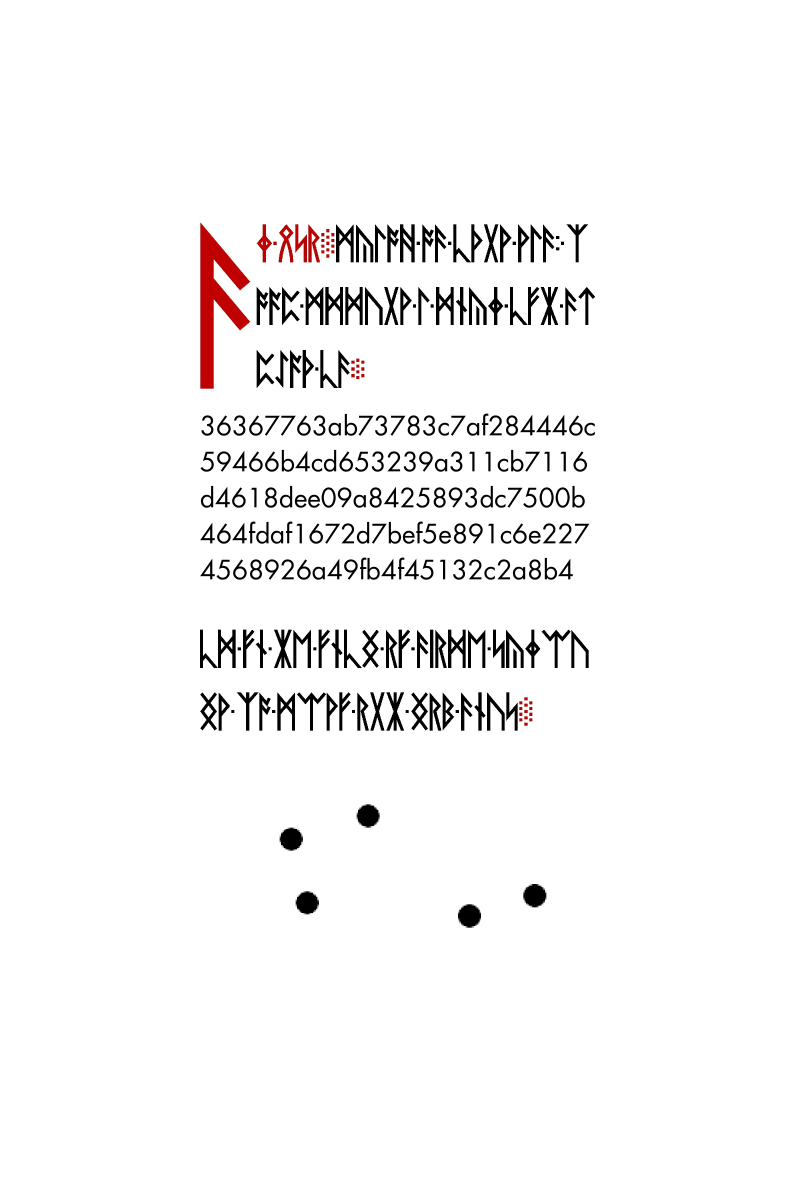
#> input picture resources/liber-primus/73.jpg, 2400 x 3600 px (shown at 1/3 size)
$ python lp2_p56_fivedot_hex_projection_sft.py
#> lines starting #> are read from the running program, lines starting #| are printed output that depends on the picture; after the words box and inside, x2 and y2 are one past the last pixel; in counts of white or black regions, pixels touching at a corner belong together
"""Original LP2 p56 black-dot-to-hex-column selector capacity (Python SFT).

Operates on 73.jpg original physical p56. Windows-compatible; no writes.
Pillow and SciPy are the same conventional libraries used by image-source
investigations elsewhere in the repository.
"""
from pathlib import Path

import numpy as np
from PIL import Image
from scipy import ndimage

ROOT = Path(__file__).resolve().parent.parent
IMAGE = ROOT / "resources" / "liber-primus" / "73.jpg"
a = np.asarray(Image.open(IMAGE).convert("L"))

# Five genuine printed hex lines with black-ink glyph runs.
hash_row_y = [(1235, 1315), (1340, 1425), (1445, 1535),
              (1550, 1645), (1660, 1745)]
runs = []
for y0, y1 in hash_row_y:
    ink = (a[y0:y1, 575:1820] < 128).any(axis=0)
    starts = np.flatnonzero(ink & ~np.pad(ink[:-1], (1, 0)))
    ends = np.flatnonzero(ink & ~np.pad(ink[1:], (0, 1)))
    runs.append([(int(s + 575), int(e + 575)) for s, e in zip(starts, ends)])
#> after the loop, runs = 5 items
assert [len(row) for row in runs] == [26, 25, 25, 27, 24]

# The five large original black dots beneath the terminal hex digest.
roi = a[2350:2850, 700:1900] < 130
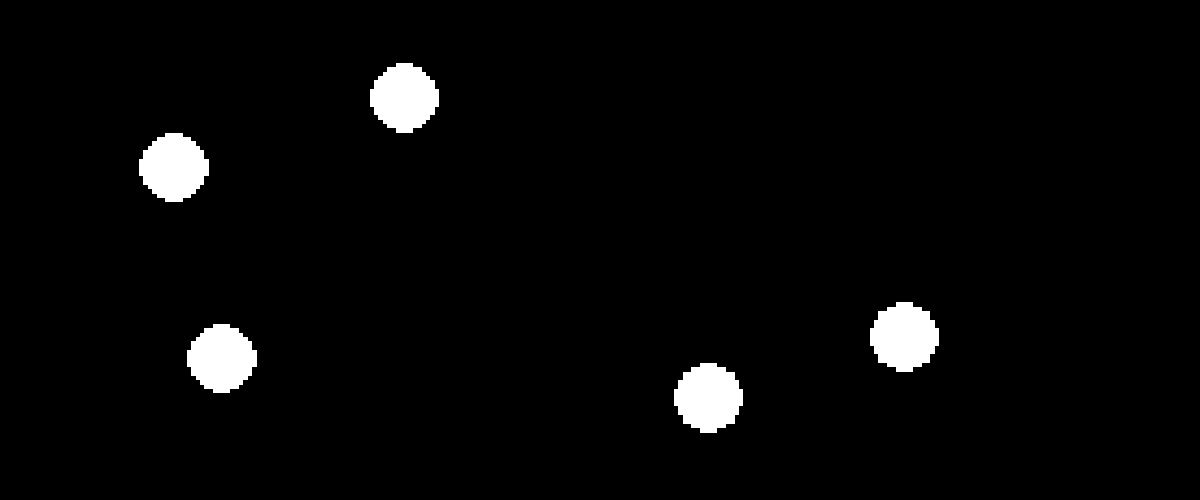
#> roi: shape (500, 1200) bool; 3% white; 5 white regions, box (x1, y1, x2, y2) and area: (674, 363, 743, 433) 3623, (870, 302, 939, 372) 3604, (139, 133, 209, 202) 3560, (370, 63, 439, 133) 3559, (187, 324, 257, 393) 3542
labels, _ = ndimage.label(roi, structure=np.ones((3, 3), dtype=np.uint8))
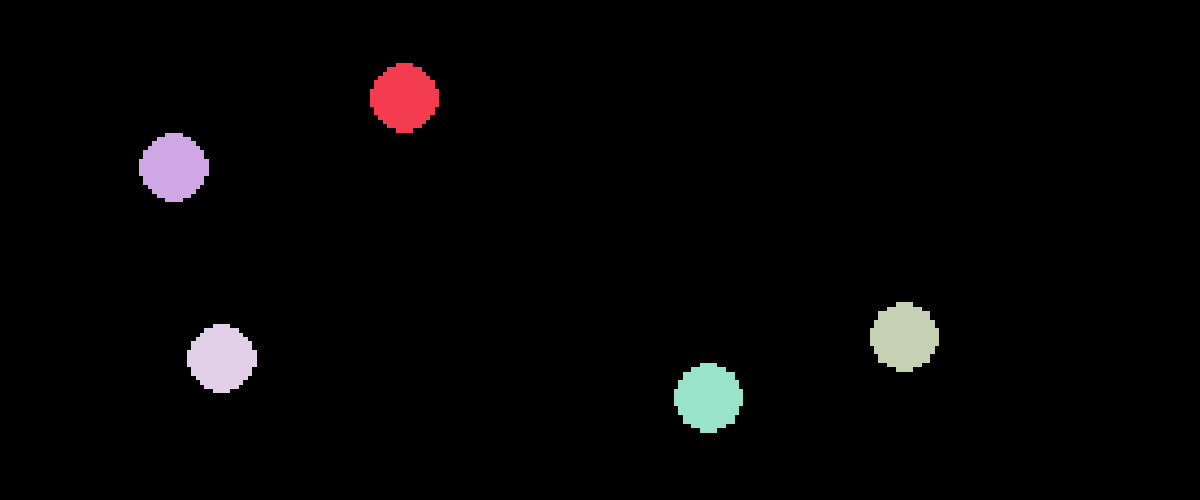
#> labels: shape (500, 1200) int32; 6 distinct labels, from 0 to 5; one colour per label, 0 black
dots = []
for i, slc in enumerate(ndimage.find_objects(labels), 1):
    if slc is None:
        continue
    mask = labels[slc] == i
    area = int(mask.sum())
    if not 150 < area < 4000:
        continue
    ys, xs = np.where(mask)
    dots.append({
        "x": float(xs.mean() + slc[1].start + 700),
        "y": float(ys.mean() + slc[0].start + 2350),
        "xmin": int(xs.min() + slc[1].start + 700),
        "xmax": int(xs.max() + slc[1].start + 700),
        "area": area
    })
#> this loop made 5 passes
#> area on passes 1 to 5: 3559, 3560, 3604, 3542, 3623
#> pass 1, `mask = labels[slc] == i`:
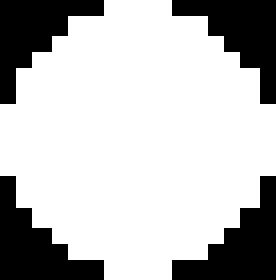
#> mask: shape (70, 69) bool (shown 4 times larger); 73.7% white; 4 black regions, box (x1, y1, x2, y2) and area: (43, 44, 69, 70) 327, (0, 44, 26, 70) 322, (43, 0, 69, 26) 313, (0, 0, 26, 26) 309
#> pass 2, `mask = labels[slc] == i`:
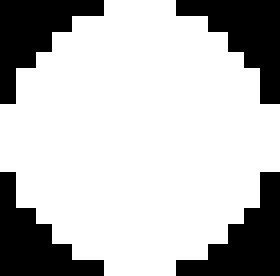
#> mask: shape (69, 70) bool (shown 4 times larger); 73.7% white; 4 black regions, box (x1, y1, x2, y2) and area: (44, 0, 70, 26) 322, (44, 43, 70, 69) 322, (0, 0, 26, 26) 313, (0, 43, 26, 69) 313
#> pass 3, `mask = labels[slc] == i`:
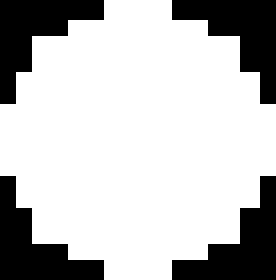
#> mask: shape (70, 69) bool (shown 4 times larger); 74.6% white; 4 black regions, box (x1, y1, x2, y2) and area: (43, 0, 69, 26) 311, (43, 44, 69, 70) 311, (0, 0, 26, 26) 302, (0, 44, 26, 70) 302
#> after the loop:
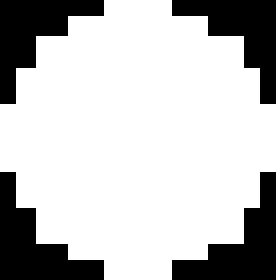
#> mask: shape (70, 69) bool (shown 4 times larger); 75% white; 4 black regions, box (x1, y1, x2, y2) and area: (0, 43, 26, 70) 315, (43, 43, 69, 70) 306, (0, 0, 26, 26) 297, (43, 0, 69, 26) 289
#> after the loop, dots = 5 items
assert len(dots) == 5
dots.sort(key=lambda dot: dot["x"])
assert [round(d["x"]) for d in dots] == [873, 921, 1104, 1408, 1604]
assert [d["area"] for d in dots] == [3560, 3542, 3559, 3623, 3604]

for order in ("x", "y"):
    ordered = sorted(dots, key=lambda dot: dot[order])
    candidate_counts = [
        sum(right >= dot["xmin"] and left <= dot["xmax"]
            for left, right in hash_row)
        for dot, hash_row in zip(ordered, runs)
    ]
    expected = [2, 2, 2, 2, 3] if order == "x" else [3, 2, 2, 2, 2]
    assert candidate_counts == expected
    print(order, "dot spans touch hex ink-runs:", candidate_counts)
#> this loop made 2 passes
#> candidate_counts on passes 1 to 2: [2, 2, 2, 2, 3], [3, 2, 2, 2, 2]
#| x dot spans touch hex ink-runs: [2, 2, 2, 2, 3]
#| y dot spans touch hex ink-runs: [3, 2, 2, 2, 2]

# A hypothetical 1-pixel pointer on a real character tests that our
# original selection routine can distinguish a uniquely selected glyph.
pointer = {"xmin": 615, "xmax": 615}
assert sum(right >= pointer["xmin"] and left <= pointer["xmax"]
           for left, right in runs[0]) == 1
print("PASS: original five dots do not each uniquely select a hex glyph.")
